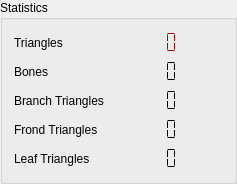
             <widget class="QGroupBox" name="groupBox_6">
              <property name="toolTip">
               <string>&lt;html&gt;&lt;head/&gt;&lt;body&gt;&lt;p&gt;Shows for the selected LOD how many bones the tree skeleton has and how many triangles the generated mesh uses.&lt;/p&gt;&lt;/body&gt;&lt;/html&gt;</string>
              </property>
              <property name="title">
               <string>Statistics</string>
              </property>
              <property name="flat">
               <bool>true</bool>
              </property>
              <layout class="QVBoxLayout" name="verticalLayout_27">
               <item>
                <layout class="QGridLayout" name="gridLayout_16">
                 <item row="1" column="1">
                  <layout class="QHBoxLayout" name="horizontalLayout_3">
                   <item>
                    <widget class="QLCDNumber" name="lcd_Bones">
                     <property name="toolTip">
                      <string>How many skeletal bones are being used with the currently selected LoD settings.</string>
                     </property>
                     <property name="frameShape">
                      <enum>QFrame::NoFrame</enum>
                     </property>
                     <property name="numDigits">
                      <number>6</number>
                     </property>
                     <property name="segmentStyle">
                      <enum>QLCDNumber::Flat</enum>
                     </property>
                    </widget>
                   </item>
                   <item>
                    <spacer name="horizontalSpacer_6">
                     <property name="orientation">
                      <enum>Qt::Horizontal</enum>
                     </property>
                     <property name="sizeHint" stdset="0">
                      <size>
                       <width>40</width>
                       <height>20</height>
                      </size>
                     </property>
                    </spacer>
                   </item>
                  </layout>
                 </item>
                 <item row="1" column="0">
                  <widget class="QLabel" name="label_16">
                   <property name="toolTip">
                    <string>How many skeletal bones are being used with the currently selected LoD settings.</string>
                   </property>
                   <property name="text">
                    <string>Bones</string>
                   </property>
                  </widget>
                 </item>
                 <item row="4" column="0">
                  <widget class="QLabel" name="label_46">
                   <property name="toolTip">
                    <string>&lt;html&gt;&lt;head/&gt;&lt;body&gt;&lt;p&gt;How many triangles the frond meshes use with the currently selected LoD settings.&lt;/p&gt;&lt;/body&gt;&lt;/html&gt;</string>
                   </property>
                   <property name="text">
                    <string>Frond Triangles</string>
                   </property>
                  </widget>
                 </item>
                 <item row="4" column="1">
                  <layout class="QHBoxLayout" name="horizontalLayout_17">
                   <item>
                    <widget class="QLCDNumber" name="lcd_PolygonsFrond">
                     <property name="toolTip">
                      <string>&lt;html&gt;&lt;head/&gt;&lt;body&gt;&lt;p&gt;How many triangles the frond meshes use with the currently selected LoD settings.&lt;/p&gt;&lt;/body&gt;&lt;/html&gt;</string>
                     </property>
                     <property name="frameShape">
                      <enum>QFrame::NoFrame</enum>
                     </property>
                     <property name="numDigits">
                      <number>6</number>
                     </property>
                     <property name="segmentStyle">
                      <enum>QLCDNumber::Flat</enum>
                     </property>
                    </widget>
                   </item>
                   <item>
                    <spacer name="horizontalSpacer_16">
                     <property name="orientation">
                      <enum>Qt::Horizontal</enum>
                     </property>
                     <property name="sizeHint" stdset="0">
                      <size>
                       <width>40</width>
                       <height>20</height>
                      </size>
                     </property>
                    </spacer>
                   </item>
                  </layout>
                 </item>
                 <item row="3" column="0">
                  <widget class="QLabel" name="label_28">
                   <property name="toolTip">
                    <string>&lt;html&gt;&lt;head/&gt;&lt;body&gt;&lt;p&gt;How many triangles the branch meshes use with the currently selected LoD settings.&lt;/p&gt;&lt;/body&gt;&lt;/html&gt;</string>
                   </property>
                   <property name="text">
                    <string>Branch Triangles</string>
                   </property>
                  </widget>
                 </item>
                 <item row="3" column="1">
                  <layout class="QHBoxLayout" name="horizontalLayout_15">
                   <item>
                    <widget class="QLCDNumber" name="lcd_PolygonsBranch">
                     <property name="toolTip">
                      <string>&lt;html&gt;&lt;head/&gt;&lt;body&gt;&lt;p&gt;How many triangles the branch meshes use with the currently selected LoD settings.&lt;/p&gt;&lt;/body&gt;&lt;/html&gt;</string>
                     </property>
                     <property name="frameShape">
                      <enum>QFrame::NoFrame</enum>
                     </property>
                     <property name="numDigits">
                      <number>6</number>
                     </property>
                     <property name="segmentStyle">
                      <enum>QLCDNumber::Flat</enum>
                     </property>
                    </widget>
                   </item>
                   <item>
                    <spacer name="horizontalSpacer_15">
                     <property name="orientation">
                      <enum>Qt::Horizontal</enum>
                     </property>
                     <property name="sizeHint" stdset="0">
                      <size>
                       <width>40</width>
                       <height>20</height>
                      </size>
                     </property>
                    </spacer>
                   </item>
                  </layout>
                 </item>
                 <item row="0" column="0">
                  <widget class="QLabel" name="label_11">
                   <property name="toolTip">
                    <string>How many triangles the mesh uses with the currently selected LoD settings.</string>
                   </property>
                   <property name="text">
                    <string>Triangles</string>
                   </property>
                  </widget>
                 </item>
                 <item row="0" column="1">
                  <layout class="QHBoxLayout" name="horizontalLayout_4">
                   <item>
                    <widget class="QLCDNumber" name="lcd_Polygons">
                     <property name="palette">
                      <palette>
                       <active>
                        <colorrole role="WindowText">
                         <brush brushstyle="SolidPattern">
                          <color alpha="255">
                           <red>170</red>
                           <green>0</green>
                           <blue>0</blue>
                          </color>
                         </brush>
                        </colorrole>
                       </active>
                       <inactive>
                        <colorrole role="WindowText">
                         <brush brushstyle="SolidPattern">
                          <color alpha="255">
                           <red>170</red>
                           <green>0</green>
                           <blue>0</blue>
                          </color>
                         </brush>
                        </colorrole>
                       </inactive>
                       <disabled>
                        <colorrole role="WindowText">
                         <brush brushstyle="SolidPattern">
                          <color alpha="255">
                           <red>120</red>
                           <green>120</green>
                           <blue>120</blue>
                          </color>
                         </brush>
                        </colorrole>
                       </disabled>
                      </palette>
                     </property>
                     <property name="toolTip">
                      <string>How many triangles the mesh uses with the currently selected LoD settings.</string>
                     </property>
                     <property name="frameShape">
                      <enum>QFrame::NoFrame</enum>
                     </property>
                     <property name="numDigits">
                      <number>6</number>
                     </property>
                     <property name="segmentStyle">
                      <enum>QLCDNumber::Flat</enum>
                     </property>
                    </widget>
                   </item>
                   <item>
                    <spacer name="horizontalSpacer_8">
                     <property name="orientation">
                      <enum>Qt::Horizontal</enum>
                     </property>
                     <property name="sizeHint" stdset="0">
                      <size>
                       <width>40</width>
                       <height>20</height>
                      </size>
                     </property>
                    </spacer>
                   </item>
                  </layout>
                 </item>
                 <item row="5" column="0">
                  <widget class="QLabel" name="label_56">
                   <property name="toolTip">
                    <string>&lt;html&gt;&lt;head/&gt;&lt;body&gt;&lt;p&gt;How many triangles the leaf meshes use with the currently selected LoD settings.&lt;/p&gt;&lt;/body&gt;&lt;/html&gt;</string>
                   </property>
                   <property name="text">
                    <string>Leaf Triangles</string>
                   </property>
                  </widget>
                 </item>
                 <item row="5" column="1">
                  <layout class="QHBoxLayout" name="horizontalLayout_53">
                   <item>
                    <widget class="QLCDNumber" name="lcd_PolygonsLeaves">
                     <property name="toolTip">
                      <string>&lt;html&gt;&lt;head/&gt;&lt;body&gt;&lt;p&gt;How many triangles the leaf meshes use with the currently selected LoD settings.&lt;/p&gt;&lt;/body&gt;&lt;/html&gt;</string>
                     </property>
                     <property name="frameShape">
                      <enum>QFrame::NoFrame</enum>
                     </property>
                     <property name="numDigits">
                      <number>6</number>
                     </property>
                     <property name="segmentStyle">
                      <enum>QLCDNumber::Flat</enum>
                     </property>
                    </widget>
                   </item>
                   <item>
                    <spacer name="horizontalSpacer_20">
                     <property name="orientation">
                      <enum>Qt::Horizontal</enum>
                     </property>
                     <property name="sizeHint" stdset="0">
                      <size>
                       <width>40</width>
                       <height>20</height>
                      </size>
                     </property>
                    </spacer>
                   </item>
                  </layout>
                 </item>
                </layout>
               </item>
              </layout>
             </widget>
